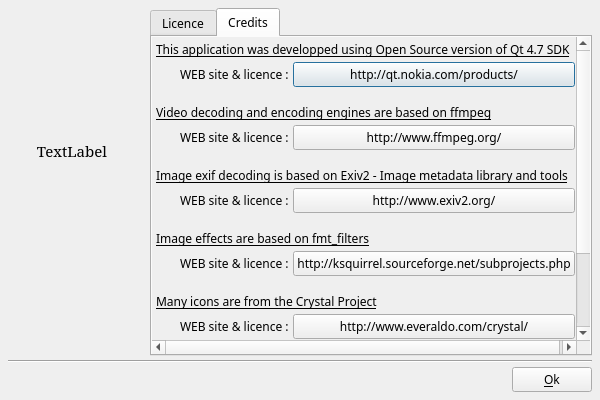
<?xml version="1.0" encoding="UTF-8"?>
<ui version="4.0">
 <class>DlgAbout</class>
 <widget class="QDialog" name="DlgAbout">
  <property name="geometry">
   <rect>
    <x>0</x>
    <y>0</y>
    <width>600</width>
    <height>400</height>
   </rect>
  </property>
  <property name="minimumSize">
   <size>
    <width>600</width>
    <height>400</height>
   </size>
  </property>
  <property name="font">
   <font>
    <family>Sans Serif</family>
    <pointsize>9</pointsize>
   </font>
  </property>
  <property name="windowTitle">
   <string>About</string>
  </property>
  <layout class="QVBoxLayout" name="verticalLayout">
   <property name="spacing">
    <number>4</number>
   </property>
   <property name="margin">
    <number>8</number>
   </property>
   <item>
    <layout class="QGridLayout" name="gridLayout">
     <item row="0" column="0">
      <widget class="QLabel" name="label">
       <property name="sizePolicy">
        <sizepolicy hsizetype="Fixed" vsizetype="Fixed">
         <horstretch>0</horstretch>
         <verstretch>0</verstretch>
        </sizepolicy>
       </property>
       <property name="minimumSize">
        <size>
         <width>128</width>
         <height>128</height>
        </size>
       </property>
       <property name="maximumSize">
        <size>
         <width>128</width>
         <height>128</height>
        </size>
       </property>
       <property name="text">
        <string notr="true"/>
       </property>
       <property name="pixmap">
        <pixmap>img/logo_big.png</pixmap>
       </property>
       <property name="scaledContents">
        <bool>true</bool>
       </property>
      </widget>
     </item>
     <item row="2" column="0">
      <spacer name="verticalSpacer">
       <property name="orientation">
        <enum>Qt::Vertical</enum>
       </property>
       <property name="sizeHint" stdset="0">
        <size>
         <width>20</width>
         <height>40</height>
        </size>
       </property>
      </spacer>
     </item>
     <item row="0" column="1" rowspan="3">
      <layout class="QVBoxLayout" name="verticalLayout_2">
       <property name="leftMargin">
        <number>10</number>
       </property>
       <item>
        <widget class="QTabWidget" name="tabWidget">
         <property name="currentIndex">
          <number>1</number>
         </property>
         <widget class="QWidget" name="tab_2">
          <attribute name="title">
           <string>Licence</string>
          </attribute>
          <layout class="QVBoxLayout" name="verticalLayout_4">
           <property name="spacing">
            <number>4</number>
           </property>
           <property name="margin">
            <number>4</number>
           </property>
           <item>
            <widget class="QLabel" name="label_18">
             <property name="text">
              <string>Copyright (C) 2011 Dominique LEVRAY</string>
             </property>
            </widget>
           </item>
           <item>
            <widget class="QLabel" name="label_19">
             <property name="text">
              <string>This software is licensed under the GPL version 2 :</string>
             </property>
            </widget>
           </item>
           <item>
            <widget class="QPlainTextEdit" name="plainTextEdit">
             <property name="plainText">
              <string notr="true">GNU GENERAL PUBLIC LICENSE

Version 2, June 1991

Copyright (C) 1989, 1991 Free Software Foundation, Inc., 51 Franklin Street, Fifth Floor, Boston, MA 02110-1301 USA Everyone is permitted to copy and distribute verbatim copies of this license document, but changing it is not allowed.

Preamble
The licenses for most software are designed to take away your freedom to share and change it. By contrast, the GNU General Public License is intended to guarantee your freedom to share and change free software--to make sure the software is free for all its users. This General Public License applies to most of the Free Software Foundation's software and to any other program whose authors commit to using it. (Some other Free Software Foundation software is covered by the GNU Lesser General Public License instead.) You can apply it to your programs, too.
When we speak of free software, we are referring to freedom, not price. Our General Public Licenses are designed to make sure that you have the freedom to distribute copies of free software (and charge for this service if you wish), that you receive source code or can get it if you want it, that you can change the software or use pieces of it in new free programs; and that you know you can do these things.
To protect your rights, we need to make restrictions that forbid anyone to deny you these rights or to ask you to surrender the rights. These restrictions translate to certain responsibilities for you if you distribute copies of the software, or if you modify it.
For example, if you distribute copies of such a program, whether gratis or for a fee, you must give the recipients all the rights that you have. You must make sure that they, too, receive or can get the source code. And you must show them these terms so they know their rights.
We protect your rights with two steps: (1) copyright the software, and (2) offer you this license which gives you legal permission to copy, distribute and/or modify the software.
Also, for each author's protection and ours, we want to make certain that everyone understands that there is no warranty for this free software. If the software is modified by someone else and passed on, we want its recipients to know that what they have is not the original, so that any problems introduced by others will not reflect on the original authors' reputations.
Finally, any free program is threatened constantly by software patents. We wish to avoid the danger that redistributors of a free program will individually obtain patent licenses, in effect making the program proprietary. To prevent this, we have made it clear that any patent must be licensed for everyone's free use or not licensed at all.
The precise terms and conditions for copying, distribution and modification follow.

GNU GENERAL PUBLIC LICENSE

TERMS AND CONDITIONS FOR COPYING, DISTRIBUTION AND MODIFICATION
0. This License applies to any program or other work which contains a notice placed by the copyright holder saying it may be distributed under the terms of this General Public License. The &quot;Program&quot;, below, refers to any such program or work, and a &quot;work based on the Program&quot; means either the Program or any derivative work under copyright law: that is to say, a work containing the Program or a portion of it, either verbatim or with modifications and/or translated into another language. (Hereinafter, translation is included without limitation in the term &quot;modification&quot;.) Each licensee is addressed as &quot;you&quot;.
Activities other than copying, distribution and modification are not covered by this License; they are outside its scope. The act of running the Program is not restricted, and the output from the Program is covered only if its contents constitute a work based on the Program (independent of having been made by running the Program). Whether that is true depends on what the Program does.

1. You may copy and distribute verbatim copies of the Program's source code as you receive it, in any medium, provided that you conspicuously and appropriately publish on each copy an appropriate copyright notice and disclaimer of warranty; keep intact all the notices that refer to this License and to the absence of any warranty; and give any other recipients of the Program a copy of this License along with the Program.
You may charge a fee for the physical act of transferring a copy, and you may at your option offer warranty protection in exchange for a fee.

2. You may modify your copy or copies of the Program or any portion of it, thus forming a work based on the Program, and copy and distribute such modifications or work under the terms of Section 1 above, provided that you also meet all of these conditions:
a) You must cause the modified files to carry prominent notices stating that you changed the files and the date of any change.
b) You must cause any work that you distribute or publish, that in whole or in part contains or is derived from the Program or any part thereof, to be licensed as a whole at no charge to all third parties under the terms of this License.
c) If the modified program normally reads commands interactively when run, you must cause it, when started running for such interactive use in the most ordinary way, to print or display an announcement including an appropriate copyright notice and a notice that there is no warranty (or else, saying that you provide a warranty) and that users may redistribute the program under these conditions, and telling the user how to view a copy of this License. (Exception: if the Program itself is interactive but does not normally print such an announcement, your work based on the Program is not required to print an announcement.)
These requirements apply to the modified work as a whole. If identifiable sections of that work are not derived from the Program, and can be reasonably considered independent and separate works in themselves, then this License, and its terms, do not apply to those sections when you distribute them as separate works. But when you distribute the same sections as part of a whole which is a work based on the Program, the distribution of the whole must be on the terms of this License, whose permissions for other licensees extend to the entire whole, and thus to each and every part regardless of who wrote it.
Thus, it is not the intent of this section to claim rights or contest your rights to work written entirely by you; rather, the intent is to exercise the right to control the distribution of derivative or collective works based on the Program.
In addition, mere aggregation of another work not based on the Program with the Program (or with a work based on the Program) on a volume of a storage or distribution medium does not bring the other work under the scope of this License.

3. You may copy and distribute the Program (or a work based on it, under Section 2) in object code or executable form under the terms of Sections 1 and 2 above provided that you also do one of the following:
a) Accompany it with the complete corresponding machine-readable source code, which must be distributed under the terms of Sections 1 and 2 above on a medium customarily used for software interchange; or,
b) Accompany it with a written offer, valid for at least three years, to give any third party, for a charge no more than your cost of physically performing source distribution, a complete machine-readable copy of the corresponding source code, to be distributed under the terms of Sections 1 and 2 above on a medium customarily used for software interchange; or,
c) Accompany it with the information you received as to the offer to distribute corresponding source code. (This alternative is allowed only for noncommercial distribution and only if you received the program in object code or executable form with such an offer, in accord with Subsection b above.)
The source code for a work means the preferred form of the work for making modifications to it. For an executable work, complete source code means all the source code for all modules it contains, plus any associated interface definition files, plus the scripts used to control compilation and installation of the executable. However, as a special exception, the source code distributed need not include anything that is normally distributed (in either source or binary form) with the major components (compiler, kernel, and so on) of the operating system on which the executable runs, unless that component itself accompanies the executable.
If distribution of executable or object code is made by offering access to copy from a designated place, then offering equivalent access to copy the source code from the same place counts as distribution of the source code, even though third parties are not compelled to copy the source along with the object code.

4. You may not copy, modify, sublicense, or distribute the Program except as expressly provided under this License. Any attempt otherwise to copy, modify, sublicense or distribute the Program is void, and will automatically terminate your rights under this License. However, parties who have received copies, or rights, from you under this License will not have their licenses terminated so long as such parties remain in full compliance.

5. You are not required to accept this License, since you have not signed it. However, nothing else grants you permission to modify or distribute the Program or its derivative works. These actions are prohibited by law if you do not accept this License. Therefore, by modifying or distributing the Program (or any work based on the Program), you indicate your acceptance of this License to do so, and all its terms and conditions for copying, distributing or modifying the Program or works based on it.

6. Each time you redistribute the Program (or any work based on the Program), the recipient automatically receives a license from the original licensor to copy, distribute or modify the Program subject to these terms and conditions. You may not impose any further restrictions on the recipients' exercise of the rights granted herein. You are not responsible for enforcing compliance by third parties to this License.

7. If, as a consequence of a court judgment or allegation of patent infringement or for any other reason (not limited to patent issues), conditions are imposed on you (whether by court order, agreement or otherwise) that contradict the conditions of this License, they do not excuse you from the conditions of this License. If you cannot distribute so as to satisfy simultaneously your obligations under this License and any other pertinent obligations, then as a consequence you may not distribute the Program at all. For example, if a patent license would not permit royalty-free redistribution of the Program by all those who receive copies directly or indirectly through you, then the only way you could satisfy both it and this License would be to refrain entirely from distribution of the Program.
If any portion of this section is held invalid or unenforceable under any particular circumstance, the balance of the section is intended to apply and the section as a whole is intended to apply in other circumstances.
It is not the purpose of this section to induce you to infringe any patents or other property right claims or to contest validity of any such claims; this section has the sole purpose of protecting the integrity of the free software distribution system, which is implemented by public license practices. Many people have made generous contributions to the wide range of software distributed through that system in reliance on consistent application of that system; it is up to the author/donor to decide if he or she is willing to distribute software through any other system and a licensee cannot impose that choice.
This section is intended to make thoroughly clear what is believed to be a consequence of the rest of this License.

8. If the distribution and/or use of the Program is restricted in certain countries either by patents or by copyrighted interfaces, the original copyright holder who places the Program under this License may add an explicit geographical distribution limitation excluding those countries, so that distribution is permitted only in or among countries not thus excluded. In such case, this License incorporates the limitation as if written in the body of this License.

9. The Free Software Foundation may publish revised and/or new versions of the General Public License from time to time. Such new versions will be similar in spirit to the present version, but may differ in detail to address new problems or concerns.
Each version is given a distinguishing version number. If the Program specifies a version number of this License which applies to it and &quot;any later version&quot;, you have the option of following the terms and conditions either of that version or of any later version published by the Free Software Foundation. If the Program does not specify a version number of this License, you may choose any version ever published by the Free Software Foundation.

10. If you wish to incorporate parts of the Program into other free programs whose distribution conditions are different, write to the author to ask for permission. For software which is copyrighted by the Free Software Foundation, write to the Free Software Foundation; we sometimes make exceptions for this. Our decision will be guided by the two goals of preserving the free status of all derivatives of our free software and of promoting the sharing and reuse of software generally.

NO WARRANTY

11. BECAUSE THE PROGRAM IS LICENSED FREE OF CHARGE, THERE IS NO WARRANTY FOR THE PROGRAM, TO THE EXTENT PERMITTED BY APPLICABLE LAW. EXCEPT WHEN OTHERWISE STATED IN WRITING THE COPYRIGHT HOLDERS AND/OR OTHER PARTIES PROVIDE THE PROGRAM &quot;AS IS&quot; WITHOUT WARRANTY OF ANY KIND, EITHER EXPRESSED OR IMPLIED, INCLUDING, BUT NOT LIMITED TO, THE IMPLIED WARRANTIES OF MERCHANTABILITY AND FITNESS FOR A PARTICULAR PURPOSE. THE ENTIRE RISK AS TO THE QUALITY AND PERFORMANCE OF THE PROGRAM IS WITH YOU. SHOULD THE PROGRAM PROVE DEFECTIVE, YOU ASSUME THE COST OF ALL NECESSARY SERVICING, REPAIR OR CORRECTION.

12. IN NO EVENT UNLESS REQUIRED BY APPLICABLE LAW OR AGREED TO IN WRITING WILL ANY COPYRIGHT HOLDER, OR ANY OTHER PARTY WHO MAY MODIFY AND/OR REDISTRIBUTE THE PROGRAM AS PERMITTED ABOVE, BE LIABLE TO YOU FOR DAMAGES, INCLUDING ANY GENERAL, SPECIAL, INCIDENTAL OR CONSEQUENTIAL DAMAGES ARISING OUT OF THE USE OR INABILITY TO USE THE PROGRAM (INCLUDING BUT NOT LIMITED TO LOSS OF DATA OR DATA BEING RENDERED INACCURATE OR LOSSES SUSTAINED BY YOU OR THIRD PARTIES OR A FAILURE OF THE PROGRAM TO OPERATE WITH ANY OTHER PROGRAMS), EVEN IF SUCH HOLDER OR OTHER PARTY HAS BEEN ADVISED OF THE POSSIBILITY OF SUCH DAMAGES.
END OF TERMS AND CONDITIONS
How to Apply These Terms to Your New Programs
If you develop a new program, and you want it to be of the greatest possible use to the public, the best way to achieve this is to make it free software which everyone can redistribute and change under these terms.
To do so, attach the following notices to the program. It is safest to attach them to the start of each source file to most effectively convey the exclusion of warranty; and each file should have at least the &quot;copyright&quot; line and a pointer to where the full notice is found.
&lt;one line to give the program's name and a brief idea of what it does.&gt;
Copyright (C) &lt;year&gt; &lt;name of author&gt;
This program is free software; you can redistribute it and/or modify it under the terms of the GNU General Public License as published by the Free Software Foundation; either version 2 of the License, or (at your option) any later version.
This program is distributed in the hope that it will be useful, but WITHOUT ANY WARRANTY; without even the implied warranty of MERCHANTABILITY or FITNESS FOR A PARTICULAR PURPOSE. See the GNU General Public License for more details.
You should have received a copy of the GNU General Public License along with this program; if not, write to the Free Software Foundation, Inc., 51 Franklin Street, Fifth Floor, Boston, MA 02110-1301 USA.
Also add information on how to contact you by electronic and paper mail.
If the program is interactive, make it output a short notice like this when it starts in an interactive mode:
Gnomovision version 69, Copyright (C) year name of author
Gnomovision comes with ABSOLUTELY NO WARRANTY; for details type `show w'.
This is free software, and you are welcome to redistribute it under certain conditions; type `show c' for details.
The hypothetical commands `show w' and `show c' should show the appropriate parts of the General Public License. Of course, the commands you use may be called something other than `show w' and `show c'; they could even be mouse-clicks or menu items--whatever suits your program.
You should also get your employer (if you work as a programmer) or your school, if any, to sign a &quot;copyright disclaimer&quot; for the program, if necessary. Here is a sample; alter the names:
Yoyodyne, Inc., hereby disclaims all copyright interest in the program
`Gnomovision' (which makes passes at compilers) written by James Hacker.
&lt;signature of Ty Coon&gt;, 1 April 1989
Ty Coon, President of Vice

This General Public License does not permit incorporating your program into proprietary programs. If your program is a subroutine library, you may consider it more useful to permit linking proprietary applications with the library. If this is what you want to do, use the GNU Lesser General Public License instead of this License.</string>
             </property>
             <property name="textInteractionFlags">
              <set>Qt::TextSelectableByKeyboard|Qt::TextSelectableByMouse</set>
             </property>
            </widget>
           </item>
          </layout>
         </widget>
         <widget class="QWidget" name="tab_3">
          <attribute name="title">
           <string>Credits</string>
          </attribute>
          <layout class="QVBoxLayout" name="verticalLayout_5">
           <property name="spacing">
            <number>0</number>
           </property>
           <property name="margin">
            <number>0</number>
           </property>
           <item>
            <widget class="QScrollArea" name="scrollArea">
             <property name="frameShape">
              <enum>QFrame::NoFrame</enum>
             </property>
             <property name="horizontalScrollBarPolicy">
              <enum>Qt::ScrollBarAsNeeded</enum>
             </property>
             <property name="widgetResizable">
              <bool>true</bool>
             </property>
             <widget class="QWidget" name="scrollAreaWidgetContents">
              <property name="geometry">
               <rect>
                <x>0</x>
                <y>0</y>
                <width>495</width>
                <height>411</height>
               </rect>
              </property>
              <layout class="QGridLayout" name="gridLayout_2">
               <property name="margin">
                <number>4</number>
               </property>
               <property name="spacing">
                <number>4</number>
               </property>
               <item row="0" column="0" colspan="3">
                <widget class="QLabel" name="label_2">
                 <property name="font">
                  <font>
                   <underline>true</underline>
                  </font>
                 </property>
                 <property name="text">
                  <string>This application was developped using Open Source version of Qt 4.7 SDK</string>
                 </property>
                 <property name="wordWrap">
                  <bool>true</bool>
                 </property>
                </widget>
               </item>
               <item row="1" column="1">
                <widget class="QLabel" name="label_3">
                 <property name="text">
                  <string>WEB site &amp; licence :</string>
                 </property>
                </widget>
               </item>
               <item row="1" column="0">
                <widget class="QLabel" name="label_4">
                 <property name="minimumSize">
                  <size>
                   <width>20</width>
                   <height>0</height>
                  </size>
                 </property>
                 <property name="maximumSize">
                  <size>
                   <width>20</width>
                   <height>16777215</height>
                  </size>
                 </property>
                 <property name="text">
                  <string/>
                 </property>
                </widget>
               </item>
               <item row="2" column="0" colspan="3">
                <widget class="QLabel" name="label_5">
                 <property name="minimumSize">
                  <size>
                   <width>0</width>
                   <height>30</height>
                  </size>
                 </property>
                 <property name="font">
                  <font>
                   <underline>true</underline>
                  </font>
                 </property>
                 <property name="text">
                  <string>Video decoding and encoding engines are based on ffmpeg</string>
                 </property>
                 <property name="alignment">
                  <set>Qt::AlignBottom|Qt::AlignLeading|Qt::AlignLeft</set>
                 </property>
                 <property name="wordWrap">
                  <bool>true</bool>
                 </property>
                </widget>
               </item>
               <item row="3" column="1">
                <widget class="QLabel" name="label_7">
                 <property name="text">
                  <string>WEB site &amp; licence :</string>
                 </property>
                </widget>
               </item>
               <item row="4" column="0" colspan="3">
                <widget class="QLabel" name="label_10">
                 <property name="minimumSize">
                  <size>
                   <width>0</width>
                   <height>30</height>
                  </size>
                 </property>
                 <property name="font">
                  <font>
                   <underline>true</underline>
                  </font>
                 </property>
                 <property name="text">
                  <string>Image exif decoding is based on Exiv2 - Image metadata library and tools</string>
                 </property>
                 <property name="alignment">
                  <set>Qt::AlignBottom|Qt::AlignLeading|Qt::AlignLeft</set>
                 </property>
                 <property name="wordWrap">
                  <bool>true</bool>
                 </property>
                </widget>
               </item>
               <item row="5" column="1">
                <widget class="QLabel" name="label_11">
                 <property name="text">
                  <string>WEB site &amp; licence :</string>
                 </property>
                </widget>
               </item>
               <item row="11" column="0" colspan="3">
                <widget class="QLabel" name="label_12">
                 <property name="minimumSize">
                  <size>
                   <width>0</width>
                   <height>30</height>
                  </size>
                 </property>
                 <property name="font">
                  <font>
                   <underline>true</underline>
                  </font>
                 </property>
                 <property name="text">
                  <string>Other images and graphical material are using Creative Common Licence  2</string>
                 </property>
                 <property name="alignment">
                  <set>Qt::AlignBottom|Qt::AlignLeading|Qt::AlignLeft</set>
                 </property>
                 <property name="wordWrap">
                  <bool>true</bool>
                 </property>
                </widget>
               </item>
               <item row="13" column="1">
                <widget class="QLabel" name="label_13">
                 <property name="text">
                  <string>C.C. WEB site :</string>
                 </property>
                </widget>
               </item>
               <item row="9" column="1">
                <widget class="QLabel" name="label_15">
                 <property name="text">
                  <string>WEB site &amp; licence :</string>
                 </property>
                </widget>
               </item>
               <item row="8" column="0" colspan="3">
                <widget class="QLabel" name="label_14">
                 <property name="minimumSize">
                  <size>
                   <width>0</width>
                   <height>30</height>
                  </size>
                 </property>
                 <property name="font">
                  <font>
                   <underline>true</underline>
                  </font>
                 </property>
                 <property name="text">
                  <string>Many icons are from the Crystal Project</string>
                 </property>
                 <property name="alignment">
                  <set>Qt::AlignBottom|Qt::AlignLeading|Qt::AlignLeft</set>
                 </property>
                 <property name="wordWrap">
                  <bool>true</bool>
                 </property>
                </widget>
               </item>
               <item row="6" column="0" colspan="3">
                <widget class="QLabel" name="label_16">
                 <property name="minimumSize">
                  <size>
                   <width>0</width>
                   <height>30</height>
                  </size>
                 </property>
                 <property name="font">
                  <font>
                   <underline>true</underline>
                  </font>
                 </property>
                 <property name="text">
                  <string>Image effects are based on fmt_filters</string>
                 </property>
                 <property name="alignment">
                  <set>Qt::AlignBottom|Qt::AlignLeading|Qt::AlignLeft</set>
                 </property>
                 <property name="wordWrap">
                  <bool>true</bool>
                 </property>
                </widget>
               </item>
               <item row="7" column="1">
                <widget class="QLabel" name="label_17">
                 <property name="text">
                  <string>WEB site &amp; licence :</string>
                 </property>
                </widget>
               </item>
               <item row="14" column="2">
                <spacer name="verticalSpacer_2">
                 <property name="orientation">
                  <enum>Qt::Vertical</enum>
                 </property>
                 <property name="sizeHint" stdset="0">
                  <size>
                   <width>20</width>
                   <height>40</height>
                  </size>
                 </property>
                </spacer>
               </item>
               <item row="1" column="2">
                <widget class="QPushButton" name="QtWebSiteBT">
                 <property name="sizePolicy">
                  <sizepolicy hsizetype="Expanding" vsizetype="Fixed">
                   <horstretch>0</horstretch>
                   <verstretch>0</verstretch>
                  </sizepolicy>
                 </property>
                 <property name="text">
                  <string notr="true">http://qt.nokia.com/products/</string>
                 </property>
                 <property name="icon">
                  <iconset>
                   <normaloff>img/Internet.png</normaloff>img/Internet.png</iconset>
                 </property>
                </widget>
               </item>
               <item row="3" column="2">
                <widget class="QPushButton" name="ffMPEGWebSiteBT">
                 <property name="sizePolicy">
                  <sizepolicy hsizetype="Preferred" vsizetype="Fixed">
                   <horstretch>0</horstretch>
                   <verstretch>0</verstretch>
                  </sizepolicy>
                 </property>
                 <property name="text">
                  <string notr="true">http://www.ffmpeg.org/</string>
                 </property>
                 <property name="icon">
                  <iconset>
                   <normaloff>img/Internet.png</normaloff>img/Internet.png</iconset>
                 </property>
                </widget>
               </item>
               <item row="5" column="2">
                <widget class="QPushButton" name="EXIV2WebSiteBT">
                 <property name="sizePolicy">
                  <sizepolicy hsizetype="Preferred" vsizetype="Fixed">
                   <horstretch>0</horstretch>
                   <verstretch>0</verstretch>
                  </sizepolicy>
                 </property>
                 <property name="text">
                  <string notr="true">http://www.exiv2.org/</string>
                 </property>
                 <property name="icon">
                  <iconset>
                   <normaloff>img/Internet.png</normaloff>img/Internet.png</iconset>
                 </property>
                </widget>
               </item>
               <item row="7" column="2">
                <widget class="QPushButton" name="FMTFWebSiteBT">
                 <property name="sizePolicy">
                  <sizepolicy hsizetype="Preferred" vsizetype="Fixed">
                   <horstretch>0</horstretch>
                   <verstretch>0</verstretch>
                  </sizepolicy>
                 </property>
                 <property name="text">
                  <string notr="true">http://ksquirrel.sourceforge.net/subprojects.php</string>
                 </property>
                 <property name="icon">
                  <iconset>
                   <normaloff>img/Internet.png</normaloff>img/Internet.png</iconset>
                 </property>
                </widget>
               </item>
               <item row="9" column="2">
                <widget class="QPushButton" name="CrystalWebSiteBT">
                 <property name="sizePolicy">
                  <sizepolicy hsizetype="Preferred" vsizetype="Fixed">
                   <horstretch>0</horstretch>
                   <verstretch>0</verstretch>
                  </sizepolicy>
                 </property>
                 <property name="text">
                  <string notr="true">http://www.everaldo.com/crystal/</string>
                 </property>
                 <property name="icon">
                  <iconset>
                   <normaloff>img/Internet.png</normaloff>img/Internet.png</iconset>
                 </property>
                </widget>
               </item>
               <item row="13" column="2">
                <widget class="QPushButton" name="CC2WebSiteBT">
                 <property name="sizePolicy">
                  <sizepolicy hsizetype="Preferred" vsizetype="Fixed">
                   <horstretch>0</horstretch>
                   <verstretch>0</verstretch>
                  </sizepolicy>
                 </property>
                 <property name="text">
                  <string notr="true">http://creativecommons.org/</string>
                 </property>
                 <property name="icon">
                  <iconset>
                   <normaloff>img/Internet.png</normaloff>img/Internet.png</iconset>
                 </property>
                </widget>
               </item>
              </layout>
             </widget>
            </widget>
           </item>
          </layout>
         </widget>
        </widget>
       </item>
      </layout>
     </item>
     <item row="1" column="0">
      <widget class="QLabel" name="ApplicationNameLabel">
       <property name="font">
        <font>
         <family>Serif</family>
         <pointsize>11</pointsize>
         <stylestrategy>PreferAntialias</stylestrategy>
        </font>
       </property>
       <property name="styleSheet">
        <string notr="true">color: black;</string>
       </property>
       <property name="text">
        <string notr="true">TextLabel</string>
       </property>
       <property name="alignment">
        <set>Qt::AlignCenter</set>
       </property>
      </widget>
     </item>
    </layout>
   </item>
   <item>
    <widget class="Line" name="line">
     <property name="orientation">
      <enum>Qt::Horizontal</enum>
     </property>
    </widget>
   </item>
   <item>
    <layout class="QHBoxLayout" name="horizontalLayout">
     <property name="spacing">
      <number>0</number>
     </property>
     <property name="margin">
      <number>0</number>
     </property>
     <item>
      <spacer name="horizontalSpacer">
       <property name="orientation">
        <enum>Qt::Horizontal</enum>
       </property>
       <property name="sizeHint" stdset="0">
        <size>
         <width>40</width>
         <height>20</height>
        </size>
       </property>
      </spacer>
     </item>
     <item>
      <widget class="QPushButton" name="OKBT">
       <property name="text">
        <string>&amp;Ok</string>
       </property>
       <property name="icon">
        <iconset>
         <normaloff>img/action_ok.png</normaloff>img/action_ok.png</iconset>
       </property>
      </widget>
     </item>
    </layout>
   </item>
  </layout>
 </widget>
 <resources/>
 <connections/>
</ui>
